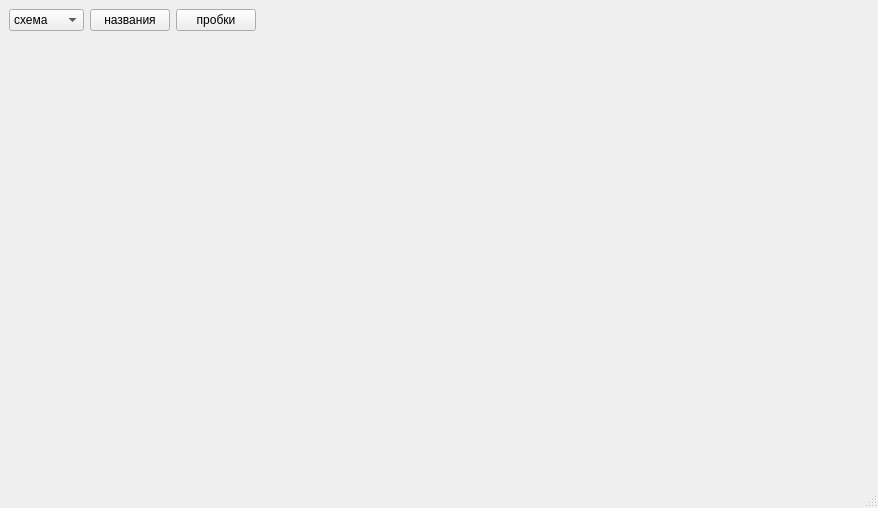
<?xml version="1.0" encoding="UTF-8"?>
<ui version="4.0">
 <class>MapAppMainWindow</class>
 <widget class="QMainWindow" name="MapAppMainWindow">
  <property name="geometry">
   <rect>
    <x>0</x>
    <y>0</y>
    <width>878</width>
    <height>508</height>
   </rect>
  </property>
  <property name="windowTitle">
   <string>Поисковое приложение</string>
  </property>
  <widget class="QWidget" name="centralwidget">
   <layout class="QGridLayout" name="gridLayout">
    <item row="0" column="0">
     <layout class="QHBoxLayout" name="horizontalLayout">
      <item>
       <widget class="QComboBox" name="map_type_box">
        <property name="focusPolicy">
         <enum>Qt::NoFocus</enum>
        </property>
        <item>
         <property name="text">
          <string>схема</string>
         </property>
        </item>
        <item>
         <property name="text">
          <string>спутник</string>
         </property>
        </item>
       </widget>
      </item>
      <item>
       <widget class="QPushButton" name="go_names_btn">
        <property name="text">
         <string>названия</string>
        </property>
        <property name="checkable">
         <bool>true</bool>
        </property>
       </widget>
      </item>
      <item>
       <widget class="QPushButton" name="traffic_jams_btn">
        <property name="text">
         <string>пробки</string>
        </property>
        <property name="checkable">
         <bool>true</bool>
        </property>
       </widget>
      </item>
      <item>
       <spacer name="horizontalSpacer">
        <property name="orientation">
         <enum>Qt::Horizontal</enum>
        </property>
        <property name="sizeHint" stdset="0">
         <size>
          <width>40</width>
          <height>20</height>
         </size>
        </property>
       </spacer>
      </item>
     </layout>
    </item>
    <item row="1" column="0">
     <widget class="ScalingImage" name="map_label" native="true"/>
    </item>
   </layout>
  </widget>
  <widget class="QMenuBar" name="menubar">
   <property name="geometry">
    <rect>
     <x>0</x>
     <y>0</y>
     <width>878</width>
     <height>21</height>
    </rect>
   </property>
  </widget>
  <widget class="QStatusBar" name="statusbar"/>
 </widget>
 <customwidgets>
  <customwidget>
   <class>ScalingImage</class>
   <extends>QWidget</extends>
   <header>Modules.ScalingImage</header>
   <container>1</container>
  </customwidget>
 </customwidgets>
 <resources/>
 <connections/>
</ui>
